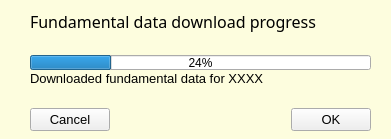
<?xml version="1.0" encoding="UTF-8"?>
<ui version="4.0">
 <class>DownloadForm</class>
 <widget class="QWidget" name="DownloadForm">
  <property name="geometry">
   <rect>
    <x>0</x>
    <y>0</y>
    <width>391</width>
    <height>139</height>
   </rect>
  </property>
  <property name="windowTitle">
   <string>Fundamental download</string>
  </property>
  <property name="styleSheet">
   <string notr="true">#DownloadForm {
	background-color: rgb(253, 253, 222)
}</string>
  </property>
  <widget class="QWidget" name="verticalLayoutWidget">
   <property name="geometry">
    <rect>
     <x>30</x>
     <y>10</y>
     <width>341</width>
     <height>121</height>
    </rect>
   </property>
   <layout class="QVBoxLayout" name="verticalLayout" stretch="0,0,0,0,0,0">
    <property name="spacing">
     <number>1</number>
    </property>
    <item>
     <widget class="QLabel" name="label_2">
      <property name="font">
       <font>
        <family>Arial Black</family>
        <pointsize>12</pointsize>
        <weight>50</weight>
        <bold>false</bold>
       </font>
      </property>
      <property name="text">
       <string>Fundamental data download progress</string>
      </property>
      <property name="alignment">
       <set>Qt::AlignLeading|Qt::AlignLeft|Qt::AlignVCenter</set>
      </property>
     </widget>
    </item>
    <item>
     <spacer name="verticalSpacer_2">
      <property name="orientation">
       <enum>Qt::Vertical</enum>
      </property>
      <property name="sizeHint" stdset="0">
       <size>
        <width>20</width>
        <height>40</height>
       </size>
      </property>
     </spacer>
    </item>
    <item>
     <widget class="QProgressBar" name="funddl_progress">
      <property name="maximumSize">
       <size>
        <width>16777215</width>
        <height>15</height>
       </size>
      </property>
      <property name="value">
       <number>24</number>
      </property>
     </widget>
    </item>
    <item>
     <widget class="QLabel" name="status_msg_label">
      <property name="font">
       <font>
        <family>Arial</family>
        <pointsize>10</pointsize>
       </font>
      </property>
      <property name="text">
       <string>Downloaded fundamental data for XXXX</string>
      </property>
      <property name="alignment">
       <set>Qt::AlignLeading|Qt::AlignLeft|Qt::AlignVCenter</set>
      </property>
     </widget>
    </item>
    <item>
     <spacer name="verticalSpacer">
      <property name="orientation">
       <enum>Qt::Vertical</enum>
      </property>
      <property name="sizeHint" stdset="0">
       <size>
        <width>20</width>
        <height>40</height>
       </size>
      </property>
     </spacer>
    </item>
    <item>
     <layout class="QHBoxLayout" name="horizontalLayout">
      <item>
       <widget class="QPushButton" name="Cancel_pushButton">
        <property name="font">
         <font>
          <pointsize>10</pointsize>
         </font>
        </property>
        <property name="text">
         <string>Cancel</string>
        </property>
       </widget>
      </item>
      <item>
       <spacer name="horizontalSpacer">
        <property name="orientation">
         <enum>Qt::Horizontal</enum>
        </property>
        <property name="sizeHint" stdset="0">
         <size>
          <width>40</width>
          <height>20</height>
         </size>
        </property>
       </spacer>
      </item>
      <item>
       <widget class="QPushButton" name="OK_pushButton">
        <property name="font">
         <font>
          <family>Arial</family>
          <pointsize>10</pointsize>
         </font>
        </property>
        <property name="styleSheet">
         <string notr="true"/>
        </property>
        <property name="text">
         <string>OK</string>
        </property>
       </widget>
      </item>
     </layout>
    </item>
   </layout>
  </widget>
 </widget>
 <resources/>
 <connections/>
</ui>
